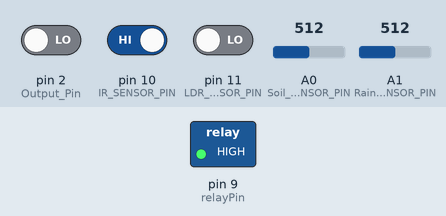
This sketch was run on a simulated Arduino Uno, built with avr-gcc and run on an emulated ATmega328P. Parts: switched loads named in the sketch (green lamp = pin HIGH). Inputs (shaded band) come from the test bench; at power-on: pin 2 (Output_Pin) LOW, pin 10 (IR_SENSOR_PIN) HIGH, pin 11 (LDR_SENSOR_PIN) LOW, A0 (Soil_SENSOR_PIN) = 512, A1 (Rain_SENSOR_PIN) = 512. What the sketch prints to the serial monitor is not drawn.

Above: at 1.5 s.
At 5.5 s:
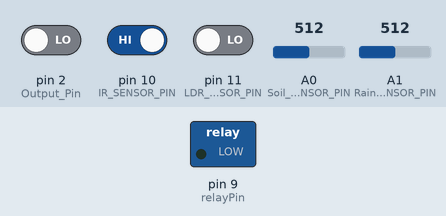
Timing chart, 0 to 10.4 s (numbered marks = the images above):
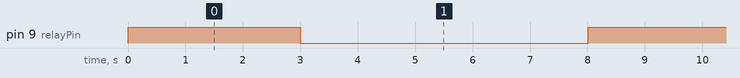

The sketch:

Large_iot_arduino_code.ino
```cpp
#include <Wire.h>
#include <SoftwareSerial.h>

const int Output_Pin = 2;
volatile int Pulse_Count;
unsigned int Liter_per_hour;
unsigned long Current_Time, Loop_Time;

#define IR_SENSOR_PIN 10  // GPIO pin connected to the IR sensor
#define LDR_SENSOR_PIN 11
#define Soil_SENSOR_PIN A0
#define Rain_SENSOR_PIN A1
const int relayPin = 9;
SoftwareSerial espSerial(0, 1);

String str;

void Detect_Rising_Edge() {
  Pulse_Count++;
}

void setup() {
  Serial.begin(115200);
  espSerial.begin(115200);
  pinMode(IR_SENSOR_PIN, INPUT);
  pinMode(LDR_SENSOR_PIN, INPUT);
  pinMode(relayPin, OUTPUT);

  pinMode(Output_Pin, INPUT);

  attachInterrupt(digitalPinToInterrupt(Output_Pin), Detect_Rising_Edge, RISING);

  Current_Time = millis();
  Loop_Time = Current_Time;
}

void loop() {
  int irSensorValue = digitalRead(IR_SENSOR_PIN);
  int ldrValue = digitalRead(LDR_SENSOR_PIN);
  int soilValue = analogRead(Soil_SENSOR_PIN);
  int rainValue = analogRead(Rain_SENSOR_PIN);

  digitalWrite(relayPin, HIGH);
  delay(3000); // Wait for 3 seconds

  // Turn off the relay
  digitalWrite(relayPin, LOW);
  delay(3000); // Wait for 3 seconds

  Current_Time = millis();
  if (Current_Time >= (Loop_Time + 1000)) {
    Loop_Time = Current_Time;
    Liter_per_hour = (Pulse_Count * 60 / 7.5);
    Pulse_Count = 0;
  }

  Serial.print("IR:");
  Serial.print(irSensorValue);
  Serial.print(",");
  Serial.print("LDR:");
  Serial.print(ldrValue);
  Serial.print(",");
  Serial.print("SOIL:");
  Serial.print(soilValue);
  Serial.print(",");
  Serial.print("RAIN:");
  Serial.print(rainValue);
  Serial.print(",");
  Serial.print("FLOWRATE:");
  Serial.print(Liter_per_hour);
  Serial.println(" Liter/hour");

  str = "IR=" + String(irSensorValue) + ",LDR=" + String(ldrValue) + ",SOIL=" + String(soilValue) + ",RAIN=" + String(rainValue) + ",FLOWRATE=" + String(Liter_per_hour) + " Liter/hour";
  espSerial.println("Coming from Arduino: " + str);

  delay(2000);
}
```

Measured:
- by itself, pin 9 (relayPin): alternates HIGH for 3.0 s and LOW for 5.0 s
